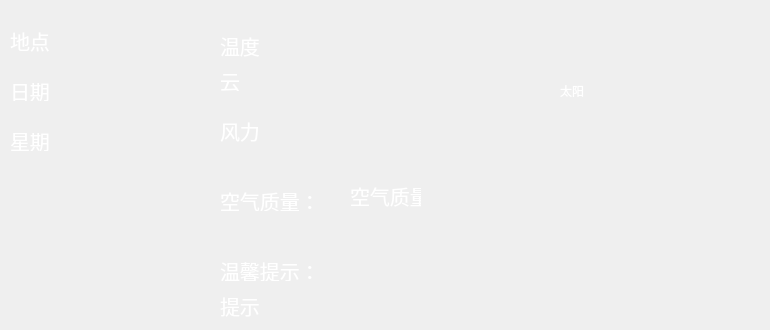
    <widget class="QWidget" name="tab_6">
     <attribute name="title">
      <string>04</string>
     </attribute>
     <widget class="QLabel" name="label_19">
      <property name="geometry">
       <rect>
        <x>10</x>
        <y>20</y>
        <width>201</width>
        <height>41</height>
       </rect>
      </property>
      <property name="font">
       <font>
        <pointsize>15</pointsize>
       </font>
      </property>
      <property name="styleSheet">
       <string notr="true">color: rgb(255, 255, 255);</string>
      </property>
      <property name="text">
       <string>地点</string>
      </property>
     </widget>
     <widget class="QLabel" name="label_24">
      <property name="geometry">
       <rect>
        <x>10</x>
        <y>130</y>
        <width>171</width>
        <height>21</height>
       </rect>
      </property>
      <property name="font">
       <font>
        <pointsize>15</pointsize>
       </font>
      </property>
      <property name="styleSheet">
       <string notr="true">color: rgb(255, 255, 255);</string>
      </property>
      <property name="text">
       <string>星期</string>
      </property>
     </widget>
     <widget class="QLabel" name="label_25">
      <property name="geometry">
       <rect>
        <x>10</x>
        <y>80</y>
        <width>171</width>
        <height>21</height>
       </rect>
      </property>
      <property name="font">
       <font>
        <pointsize>15</pointsize>
       </font>
      </property>
      <property name="styleSheet">
       <string notr="true">color: rgb(255, 255, 255);</string>
      </property>
      <property name="text">
       <string>日期</string>
      </property>
     </widget>
     <widget class="QLabel" name="label_70">
      <property name="geometry">
       <rect>
        <x>220</x>
        <y>70</y>
        <width>181</width>
        <height>21</height>
       </rect>
      </property>
      <property name="font">
       <font>
        <pointsize>15</pointsize>
       </font>
      </property>
      <property name="styleSheet">
       <string notr="true">color: rgb(255, 255, 255);</string>
      </property>
      <property name="text">
       <string>云</string>
      </property>
     </widget>
     <widget class="QLabel" name="label_71">
      <property name="geometry">
       <rect>
        <x>350</x>
        <y>180</y>
        <width>71</width>
        <height>31</height>
       </rect>
      </property>
      <property name="font">
       <font>
        <pointsize>15</pointsize>
       </font>
      </property>
      <property name="styleSheet">
       <string notr="true">color: rgb(255, 255, 255);</string>
      </property>
      <property name="text">
       <string>空气质量</string>
      </property>
     </widget>
     <widget class="QLabel" name="label_72">
      <property name="geometry">
       <rect>
        <x>220</x>
        <y>30</y>
        <width>251</width>
        <height>31</height>
       </rect>
      </property>
      <property name="font">
       <font>
        <pointsize>15</pointsize>
       </font>
      </property>
      <property name="styleSheet">
       <string notr="true">color: rgb(255, 255, 255);</string>
      </property>
      <property name="text">
       <string>温度</string>
      </property>
     </widget>
     <widget class="QLabel" name="label_73">
      <property name="geometry">
       <rect>
        <x>220</x>
        <y>110</y>
        <width>231</width>
        <height>41</height>
       </rect>
      </property>
      <property name="font">
       <font>
        <pointsize>15</pointsize>
       </font>
      </property>
      <property name="styleSheet">
       <string notr="true">color: rgb(255, 255, 255);</string>
      </property>
      <property name="text">
       <string>风力</string>
      </property>
     </widget>
     <widget class="QLabel" name="label_74">
      <property name="geometry">
       <rect>
        <x>560</x>
        <y>20</y>
        <width>201</width>
        <height>141</height>
       </rect>
      </property>
      <property name="styleSheet">
       <string notr="true">color: rgb(255, 255, 255);</string>
      </property>
      <property name="text">
       <string>太阳</string>
      </property>
     </widget>
     <widget class="QLabel" name="label_75">
      <property name="geometry">
       <rect>
        <x>220</x>
        <y>190</y>
        <width>121</width>
        <height>21</height>
       </rect>
      </property>
      <property name="font">
       <font>
        <pointsize>15</pointsize>
       </font>
      </property>
      <property name="styleSheet">
       <string notr="true">color: rgb(255, 255, 255);</string>
      </property>
      <property name="text">
       <string>空气质量：</string>
      </property>
     </widget>
     <widget class="QLabel" name="label_96">
      <property name="geometry">
       <rect>
        <x>220</x>
        <y>290</y>
        <width>321</width>
        <height>31</height>
       </rect>
      </property>
      <property name="font">
       <font>
        <pointsize>15</pointsize>
       </font>
      </property>
      <property name="styleSheet">
       <string notr="true">color: rgb(255, 255, 255);</string>
      </property>
      <property name="text">
       <string>提示</string>
      </property>
     </widget>
     <widget class="QLabel" name="label_170">
      <property name="geometry">
       <rect>
        <x>220</x>
        <y>260</y>
        <width>131</width>
        <height>21</height>
       </rect>
      </property>
      <property name="font">
       <font>
        <pointsize>15</pointsize>
       </font>
      </property>
      <property name="styleSheet">
       <string notr="true">color: rgb(255, 255, 255);</string>
      </property>
      <property name="text">
       <string>温馨提示：</string>
      </property>
     </widget>
    </widget>
